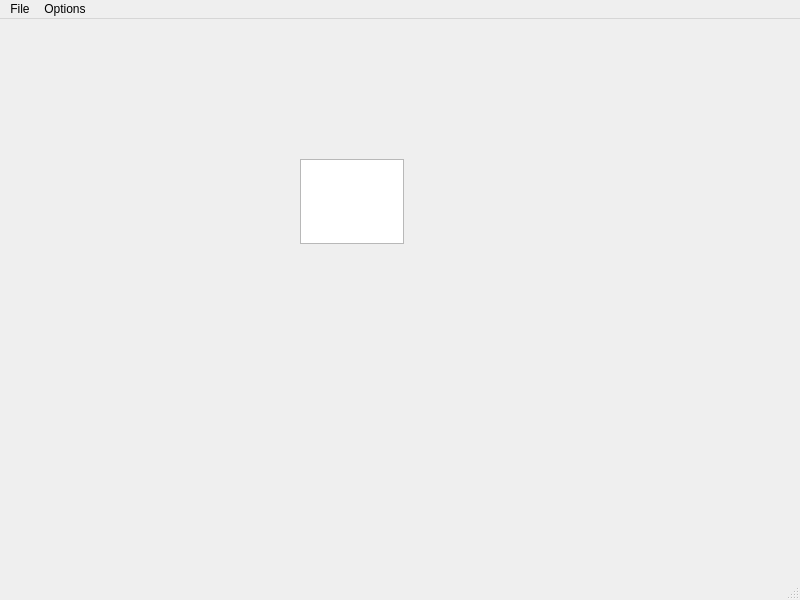
<?xml version="1.0" encoding="UTF-8"?>
<ui version="4.0">
 <class>MainWindow</class>
 <widget class="QMainWindow" name="MainWindow">
  <property name="geometry">
   <rect>
    <x>0</x>
    <y>0</y>
    <width>800</width>
    <height>600</height>
   </rect>
  </property>
  <property name="windowTitle">
   <string>MainWindow</string>
  </property>
  <widget class="QWidget" name="centralwidget">
   <widget class="QPlainTextEdit" name="plainTextEdit">
    <property name="geometry">
     <rect>
      <x>300</x>
      <y>140</y>
      <width>104</width>
      <height>85</height>
     </rect>
    </property>
   </widget>
  </widget>
  <widget class="QMenuBar" name="menubar">
   <property name="geometry">
    <rect>
     <x>0</x>
     <y>0</y>
     <width>800</width>
     <height>25</height>
    </rect>
   </property>
   <widget class="QMenu" name="menuFile">
    <property name="title">
     <string>File</string>
    </property>
    <addaction name="actionOpen_File"/>
    <addaction name="actionNew_File"/>
    <addaction name="separator"/>
    <addaction name="actionSave_File"/>
    <addaction name="actionSave_As"/>
   </widget>
   <widget class="QMenu" name="menuOptions">
    <property name="title">
     <string>Options</string>
    </property>
    <addaction name="actionSettings"/>
   </widget>
   <addaction name="menuFile"/>
   <addaction name="menuOptions"/>
  </widget>
  <widget class="QStatusBar" name="statusbar"/>
  <action name="actionOpen_File">
   <property name="text">
    <string>Open File</string>
   </property>
  </action>
  <action name="actionNew_File">
   <property name="text">
    <string>New File</string>
   </property>
  </action>
  <action name="actionSave_File">
   <property name="text">
    <string>Save</string>
   </property>
  </action>
  <action name="actionSave_As">
   <property name="text">
    <string>Save As</string>
   </property>
  </action>
  <action name="actionSettings">
   <property name="text">
    <string>Settings</string>
   </property>
  </action>
 </widget>
 <resources/>
 <connections/>
</ui>
